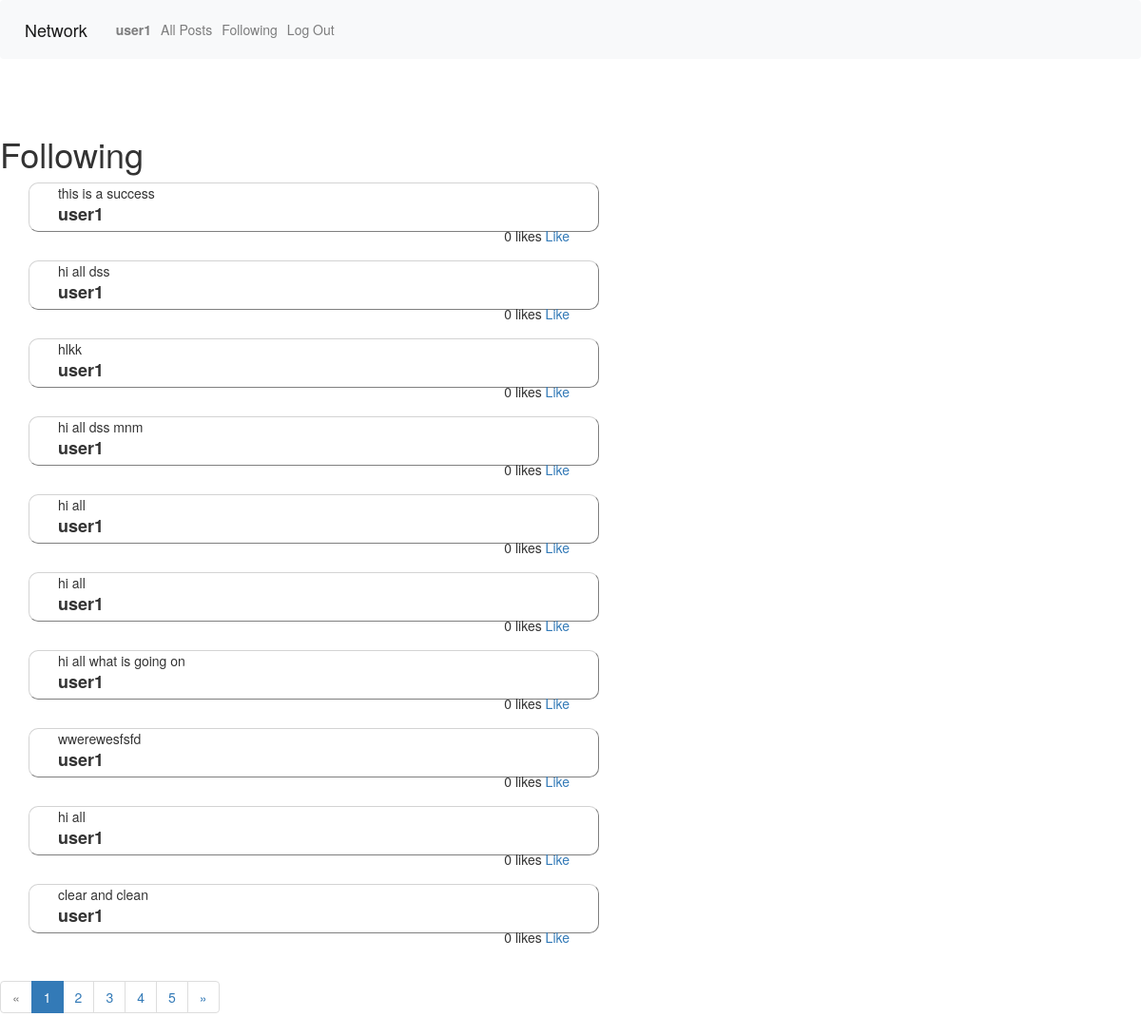
Page /following (signed in) on the committed database.
### network/models.py (models this page shows, shortened)
class User(AbstractUser, models.Model):
    followings = models.ManyToManyField('self', related_name="followers", symmetrical=False)

class Posts(models.Model):
    content = models.CharField(max_length=200)
    poster = models.ForeignKey(User, on_delete=models.CASCADE, related_name="posts")
    likes = models.IntegerField(default=0)
    date = models.DateTimeField(default=datetime.now())
    likers = models.ManyToManyField(User, blank=True, related_name="posts_liked")

### network/views.py (the view)
# urls.py: path("following", views.following, name="following"),
def following(request):
    user = request.user
    followings = user.followings.all()
    posts_list = [user.posts.all().order_by("-date") for user in followings]
    posts = []
    for post in posts_list:
        for subset in post:
            posts.append(subset)
    current_page = request.GET.get('page', 1)
    paginator = Paginator(posts, 10)
    try:
        page = paginator.page(current_page)
    except PageNotAnInteger:
        page = paginator.page(1)
    except EmptyPage:
        page = paginator.page(paginator.num_pages)
    return render(request, "network/following.html", {
        "posts": page,
        "followings": followings
        })

### network/templates/network/following.html (shortened to what this page needs)
{% extends "network/layout.html" %}
{% block body %}
     {% if user.is_authenticated %}
    <br><br>
    <h1> Following </h1>
    <div class="postcontainer">
        {% for post in posts %}
        <div class="posts" >
            <a> {{post.content}}</a>
            <div class="poster">
                <a> {{post.poster.username}}</a>
            </div>
            <div class="like">
                <a> {{post.likes}} likes</a>
                <a href="{% url 'like' post.id %}">
                    {% if like %}
                    Unlike
                    {% else %}
                    Like
                    {% endif %}
                </a>
            </div>
        </div>
        {% empty %}
        <h3> No Posts</h3>
        {% endfor %}
    </div>
{% if posts.has_other_pages %}
  <ul class="pagination">
    {% if posts.has_previous %}
      <li><a href="?page={{ posts.previous_page_number }}">&laquo;</a></li>
    {% else %}
      <li class="disabled"><span>&laquo;</span></li>
    {% endif %}
    {% for i in posts.paginator.page_range %}
      {% if posts.number == i %}
        <li class="active"><span>{{ i }} <span class="sr-only">(current)</span></span></li>
      {% else %}
        <li><a href="?page={{ i }}">{{ i }}</a></li>
      {% endif %}
    {% endfor %}
    {% if posts.has_next %}
      <li><a href="?page={{ posts.next_page_number }}">&raquo;</a></li>
    {% else %}
      <li class="disabled"><span>&raquo;</span></li>
    {% endif %}
  </ul>
{% endif %}
      {% endif %}
{% endblock %}

### network/templates/network/layout.html (shortened to what this page needs)
{% load static %}
<!DOCTYPE html>
<html lang="en">
    <head>
        <link rel="stylesheet" href="https://stackpath.bootstrapcdn.com/bootstrap/4.4.1/css/bootstrap.min.css">
        <link href="{% static 'network/styles.css' %}" rel="stylesheet">
        <link rel="stylesheet" href="https://cdn.jsdelivr.net/npm/bootstrap@3.3.7/dist/css/bootstrap.min.css">
        <link rel="stylesheet" href="https://cdn.jsdelivr.net/npm/bootstrap@3.3.7/dist/css/bootstrap-theme.min.css">
    </head>
    <body>
        <nav class="navbar navbar-expand-lg navbar-light bg-light">
            <a class="navbar-brand" href="{% url 'index' %}">Network</a>
            <div>
              <ul class="navbar-nav mr-auto">
                {% if user.is_authenticated %}
                    <li class="nav-item">
                        <a class="nav-link" href="{% url 'profile' %}"><strong>{{ user.username }}</strong></a>
                    </li>
                {% endif %}
                <li class="nav-item">
                  <a class="nav-link" href="{% url 'all_posts' %}">All Posts</a>
                </li>
                {% if user.is_authenticated %}
                    <li class="nav-item">
                        <a class="nav-link" href="{% url 'following' %}">Following</a>
                    </li>
                    <li class="nav-item">
                        <a class="nav-link" href="{% url 'logout' %}">Log Out</a>
                    </li>
                {% endif %}
              </ul>
            </div>
          </nav>
        <div class="body">
            {% block body %}
            {% endblock %}
        </div>
    </body>
</html>

### network/static/network/styles.css (style rules this page uses)
.posts { width: 50%; height: 20%; padding: 0px 30px 30px 30px; margin: 0px 30px 30px 30px; border: thin; border-style: outset; border-radius: 10px; background-color: white; border-color: lightgrey; }
.poster { float: left; width: 100%; height: 20%%; font-size: 18px; font-weight: bold; position:relative; left:0px; top:0px; }
.like { position: relative; float: right; }

### rows in the picture
User: username "user1"
Posts: content "this is a success", poster.username "user1", likes "0"
Posts: content "hi all dss", poster.username "user1", likes "0"
Posts: content "hlkk", poster.username "user1", likes "0"
Posts: content "hi all dss mnm", poster.username "user1", likes "0"
Posts: content "hi all", poster.username "user1", likes "0"
Posts: content "hi all", poster.username "user1", likes "0"
Posts: content "hi all what is going on", poster.username "user1", likes "0"
Posts: content "wwerewesfsfd", poster.username "user1", likes "0"
Posts: content "hi all", poster.username "user1", likes "0"
Posts: content "clear and clean", poster.username "user1", likes "0"

### other values in the picture
{{ i }} "1"
{{ i }} "2" "3" "4" "5"
